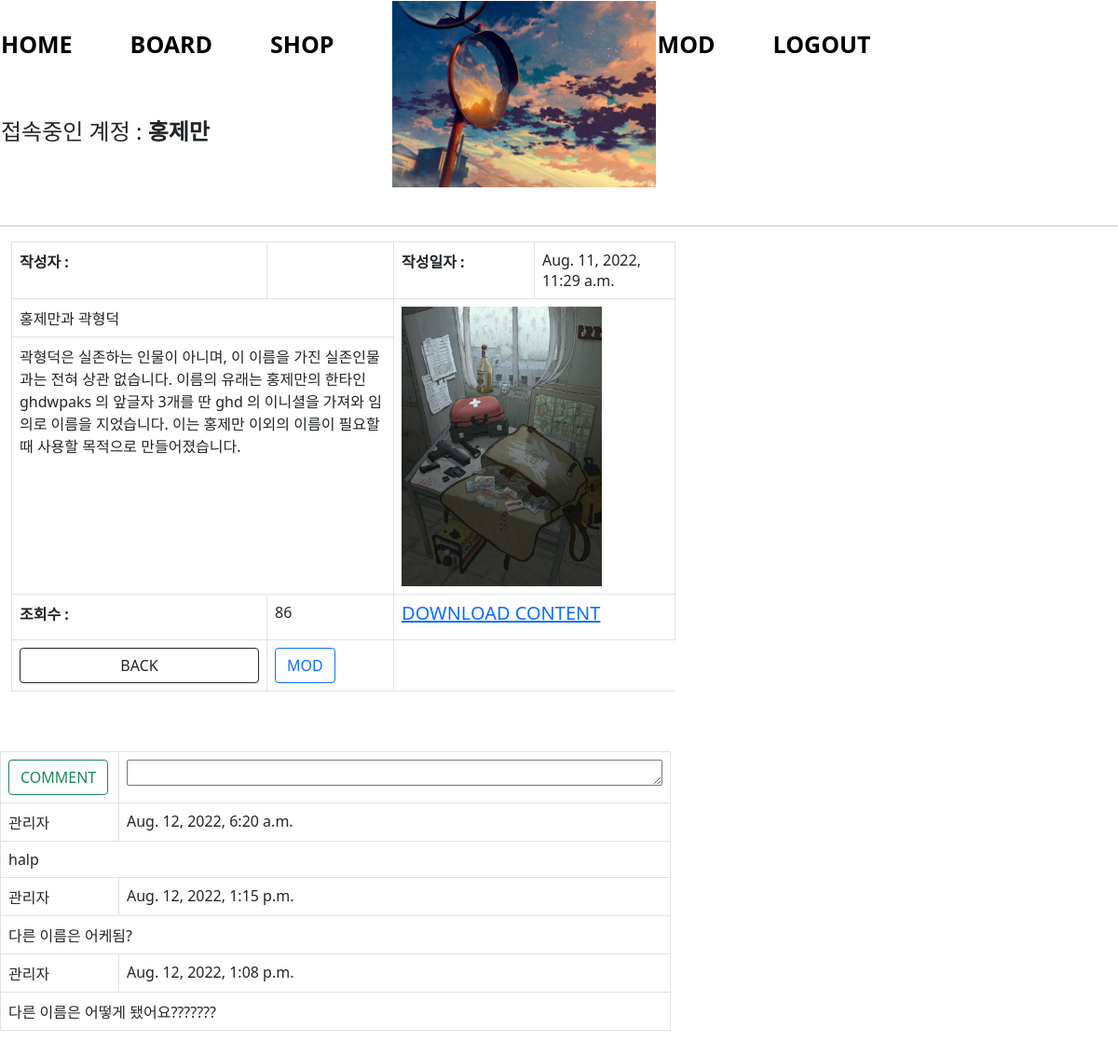
The page /board/detail/2 (signed in) on the database its author committed.
### dwm/models.py (models this page shows)
class User(AbstractUser) :
    id = models.BigAutoField(auto_created=True, primary_key=True, serialize=False, verbose_name='ID')
    nickname = models.CharField(max_length=50,default="사용자",blank=True)
    email = models.CharField(max_length=50,default="def@def",blank=True)
    photo = models.ImageField(upload_to=("usrprophoto/"),blank=True)
    comment = models.TextField(blank=True)
    credate = models.DateTimeField(default=datetime.now())
    deldate = models.DateTimeField(null=True)
    repcount = models.IntegerField(default=0)
    def getphoto(self):
        print("dwm models User getphoto")
        if self.photo:
            print("self.photo.url :",self.photo.url)
            return self.photo.url
        return "/media/no.jpg"

### board/models.py (models this page shows, shortened)
class Board(models.Model) :
    id = models.BigAutoField(auto_created=True, primary_key=True, serialize=False, verbose_name='ID')
    writerops =  models.ForeignKey(User, related_name="board", on_delete=models.CASCADE, db_column="writerops")
    credate = models.DateTimeField(default=datetime.now())
    name = models.CharField(max_length=100,default="게시글",blank=True)
    thumbnail = models.ImageField(upload_to=("boardpic/"),blank=True)
    comment = models.TextField(blank=True)
    hits = models.IntegerField(default=0)
    def getthum(self):
        print("board models Board getthum")
        if self.thumbnail:
            print("self.thumbnail.url :",self.thumbnail.url)
            print("str(self.thumbnail.url).split('.')[-1] :",str(self.thumbnail.url).split(".")[-1])
            print("str(self.thumbnail.url).split('.')[-1] in ['png','jpg','jpeg'] :",str(self.thumbnail.url).split('.')[-1] in ['png','jpg','jpeg'])
            if not str(self.thumbnail.url).split('.')[-1] in ['png','jpg','jpeg'] :
               return "/media/nnopho.png"
            return self.thumbnail.url
        return "/media/nno.jpg"
    def getfilename(self):
        print("board models Board getfilename")
        print("board models Board getfilename self.thumbnail :",self.thumbnail)
        if self.thumbnail:
            res = self.thumbnail.url
            if type(res) == type("") :
               res = res.split("/")[-1]
               print("board models Board getfilename if if res :",res)
            return res
        return None

class Reply(models.Model) :
    id = models.BigAutoField(auto_created=True, primary_key=True, serialize=False, verbose_name='ID')
    comment_id = models.IntegerField(default=0)
    reply_writerops = models.ForeignKey(User, related_name="reply", on_delete=models.CASCADE, db_column="reply_writerops")
    reply_comment = models.TextField(help_text="Reply Comment", blank=False, null=False)
    credate = models.DateTimeField(default=datetime.now())
    def __str__(self):
        return str(self.id)+":"+str(self.comment_id)+":"+str(self.reply_writerops.username)+":"+str(self.reply_comment)

### board/views.py (the view)
# urls.py: path('detail/<tr>',views.detail,name="detail"),
def detail(req, tr) :
    print("board views detail tr :",tr)
    BoardObj = Board.objects.get(id=tr)
    BoardObj.hits = BoardObj.hits+1
    BoardObj.save()
    ReplyObj = Reply.objects.filter(comment_id=tr)
    ReplyObj = ReplyObj.order_by('-id')
    print("board views detail ReplyObj 2:",ReplyObj)
    context = {
        "boardobj" : BoardObj,
        "replyobj" : ReplyObj
    }
    print("board views detail tried t")
    return render(req, "board/detail.html",context)

### templates/board/detail.html (shortened to what this page needs)
{% extends 'header.html' %}
{% block con %}
{% load mathfilters %}
<div align="left" style=" margin-left: 1%;">
    <table class="table table-bordered" border="0" style="width: 60%;">
        <tr>
            <th  class="btd" style="width: 25%">작성자 : </th>
            <td  class="btd" style="width: 25%">{{ boardobj.writernick }}</td>
            <th  class="btd" style="width: 25%">작성일자 : </th>
            <td  class="btd" style="width: 25%">{{ boardobj.credate }}</td>
        </tr>
        <tr>
            <td class="btd" colspan="2" >{{ boardobj.name }}</td>
            <td class="btd" colspan="2" rowspan="4"><img style="height: 300px;" src="{{ boardobj.getthum }}" height="150px"></td>
        </tr>
        <tr>
            <td class="btd" colspan="2" rowspan="3">{{ boardobj.comment }}</td>
        </tr>
        <tr></tr>
        <tr>
            <th class="btd">조회수 : </th>
            <td class="btd">{{ boardobj.hits }}</td>
            <td colspan="2">
                <a href="{% url 'board:down' %}?downtarget={{ boardobj.getfilename }}"><h5>DOWNLOAD CONTENT</h5></a>
            </td>
        </tr>
        <tr>
            <td>
                <input class="btn btn-outline-dark" type="button " value="BACK" onclick="history_back()">
            </td>
            {% if user.username == boardobj.writerops.username %}
                <td>
                    <input class="btn  btn-outline-primary" type="button" value="MOD" onclick="gomod()">
                </td>
            {% endif %}
        </tr>
    </table>
</div>
<table class="table table-bordered" style="width: 60%;">
    {% if user.is_authenticated %}
    <tr>
        <form action="/board/reply/{{boardobj.id}}" method="post">
            <td style="width: 20%;"><button class="btn btn-outline-success">COMMENT</button></td>
            <td style="width: 80%;">
                    <textarea name="reply_comment" cols="60" rows="1"></textarea>
            </td>
        </form>
    </tr>
    {% endif %}
    {% for i in replyobj %}
    <tr>
        <td>{{ i.reply_writerops.nickname }}</td>
        <td>{{ i.credate }}</td>
    </tr>
    <tr>
        <td colspan="2">{{ i.reply_comment }}</td>
    </tr>
    {% endfor %}
</table>
<div style="height: 60%;"></div>
{% endblock %}

### templates/header.html (shortened to what this page needs)
<link href="https://cdn.jsdelivr.net/npm/bootstrap@5.1.3/dist/css/bootstrap.min.css" rel="stylesheet">
<table border="0">
{% if user.is_authenticated %}
        <tr>
            <td><a href="{% url 'dwm:index' %}" class="menu" >HOME</a></td>
            <td><a href="{% url 'board:index' %}" class="menu" >BOARD</a></td>
            <td><a href="{% url 'shop:index' %}" class="menu">SHOP</a></td>
            <td rowspan="4"><img src="{{ user.getphoto }}" height="200px"></td>
            <td><a href="{% url 'dwm:mod' %}" class="menu">MOD</a></td>
            <td><a href="{% url 'dwm:logout' %}" class="menu">LOGOUT</a></td>
        </tr>
        <tr>
            <td colspan="3"><h4>접속중인 계정 : <b>{{ user.nickname }}</b></h4></td>
        </tr>
        <tr>
            <td></td>
            <td></td>
            <td></td>
        </tr>
{% endif %}
</table>
<hr>
{% block con %}
{% endblock %}

### templates/header.html (style rules this page uses)
.menu { text-decoration: none; font-size: 25px; color : black; font-weight: bold; margin-right: 30px; padding-right: 30px; }

### templates/board/detail.html (style rules this page uses)
.btd { text-align: left; padding: 30px; }

### rows shown on the page
User: getphoto (picture), nickname "홍제만"
Board: credate "Aug. 11, 2022, 11:29 a.m.", name "홍제만과 곽형덕", getthum (picture), comment "곽형덕은 실존하는 인물이 아니며, 이 이름을 가진 실존인물과는 전혀 상관 없습니다. 이름의 유래는 홍제만의 한타인 ghdwpaks 의 앞글자 3개를 딴 ghd 의 이니셜을 가져와 임의로 이름을 지었습니다. 이는 홍제만 이외의 이름이 필요할때 사용할 목적으로 만들어졌습니다.", hits "86"
Reply: reply_writerops.nickname "관리자", credate "Aug. 12, 2022, 6:20 a.m.", reply_comment "halp"
Reply: reply_writerops.nickname "관리자", credate "Aug. 12, 2022, 1:15 p.m.", reply_comment "다른 이름은 어케됨?"
Reply: reply_writerops.nickname "관리자", credate "Aug. 12, 2022, 1:08 p.m.", reply_comment "다른 이름은 어떻게 됐어요???????"
